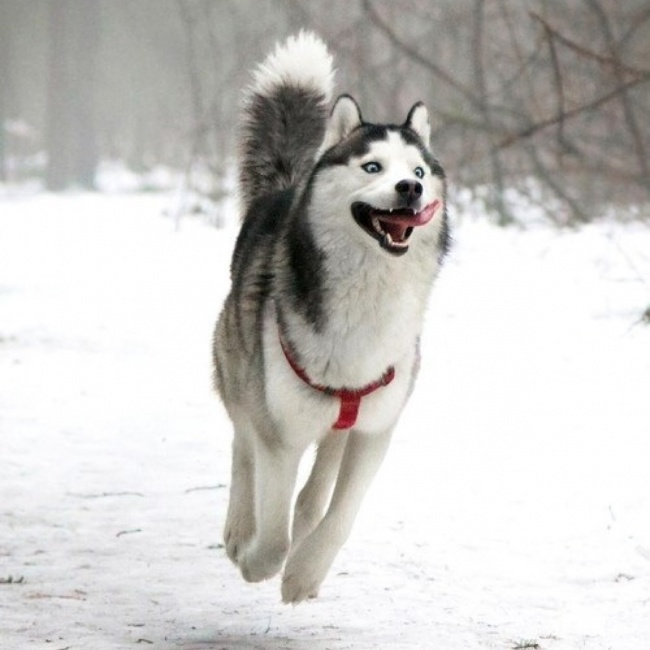
#> input picture husky.jpg, 650 x 650 px
$ python douyin.py
#> lines starting #> are read from the running program, lines starting #| are printed output that depends on the picture
from PIL import Image
import numpy as np

filepath = "husky.jpg"


img_org = Image.open(filepath).convert("RGBA")

array_orig = np.array(img_org)


arrayR = np.copy(array_orig)
arrayR[:,:, 1:3] = 0
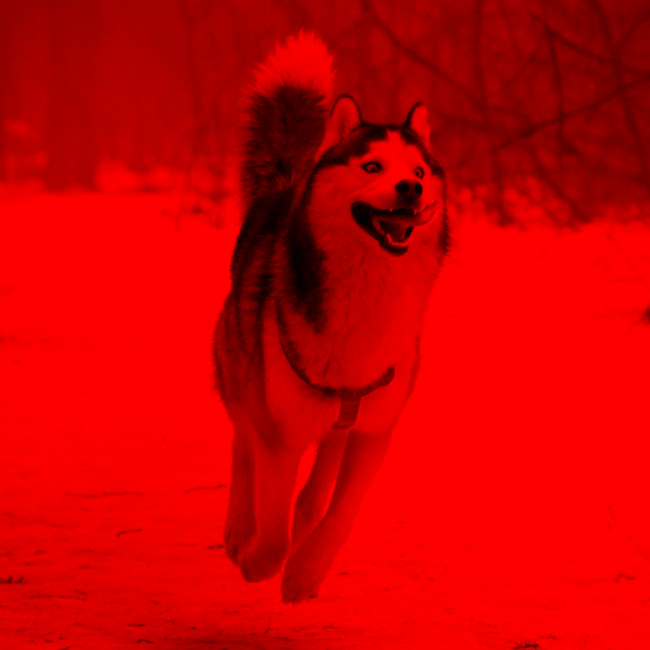
#> arrayR: shape (650, 650, 4); mean R, G, B, A 202.1, 0, 0, 255
imageR = Image.fromarray(arrayR)

arrayGB = np.copy(array_orig)
arrayGB[:,:,0] = 0
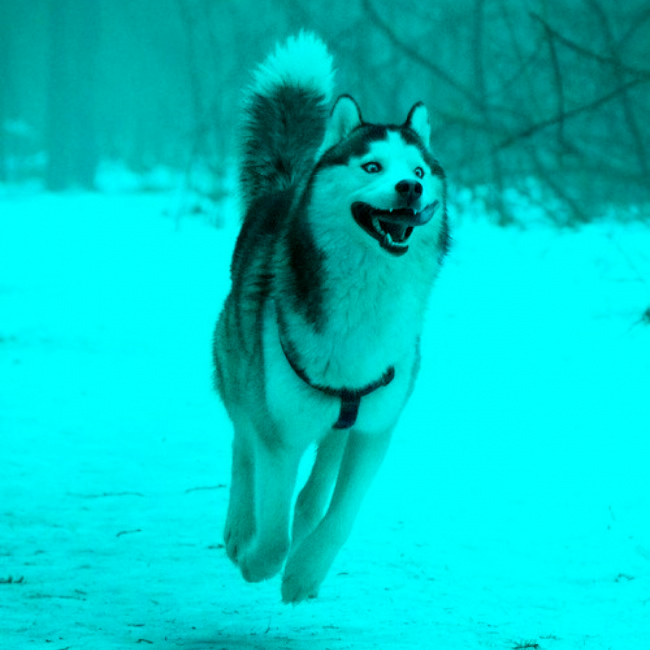
#> arrayGB: shape (650, 650, 4); mean R, G, B, A 0, 200.6, 197.9, 255
imageGB = Image.fromarray(arrayGB)

canvasR = Image.new("RGBA", img_org.size, color=(0,0,0))
canvasR.paste(imageR, (10, 10), imageR)
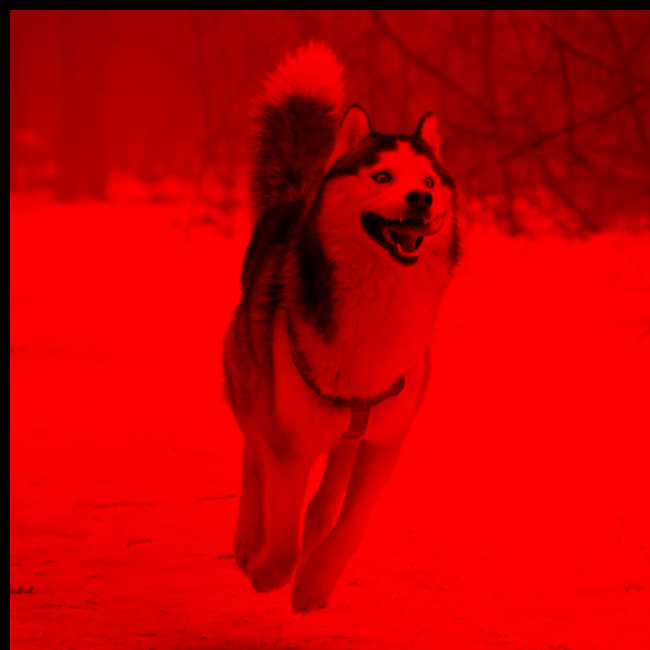
#> canvasR: PIL image 650x650 RGBA; mean R, G, B, A 195.7, 0, 0, 255

canvasGB = Image.new("RGBA", img_org.size, color=(0,0,0))
canvasGB.paste(imageGB,(0,0), imageGB)

result_array = np.array(canvasR) + np.array(canvasGB)
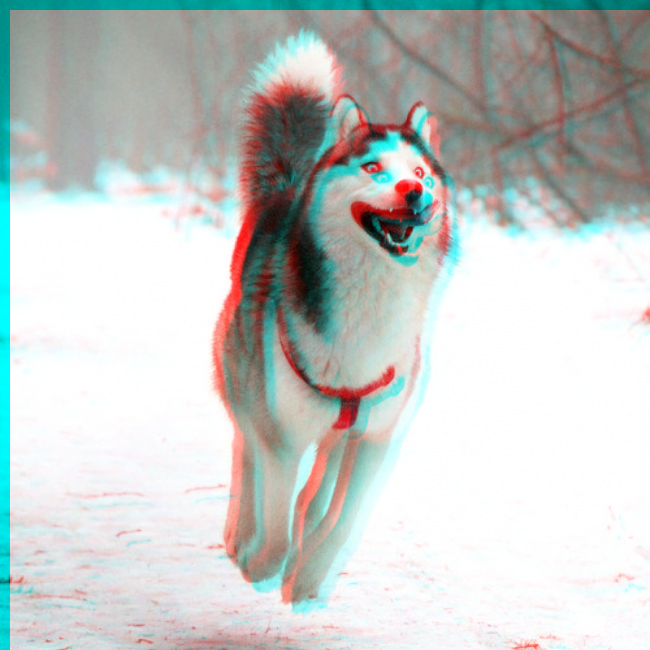
#> result_array: shape (650, 650, 4); mean R, G, B, A 195.7, 200.6, 197.9, 254; transparent parts drawn white
result = Image.fromarray(result_array)
result.save("result.jpg", "JPEG", quality=80, optimize=True, progressive=True)
